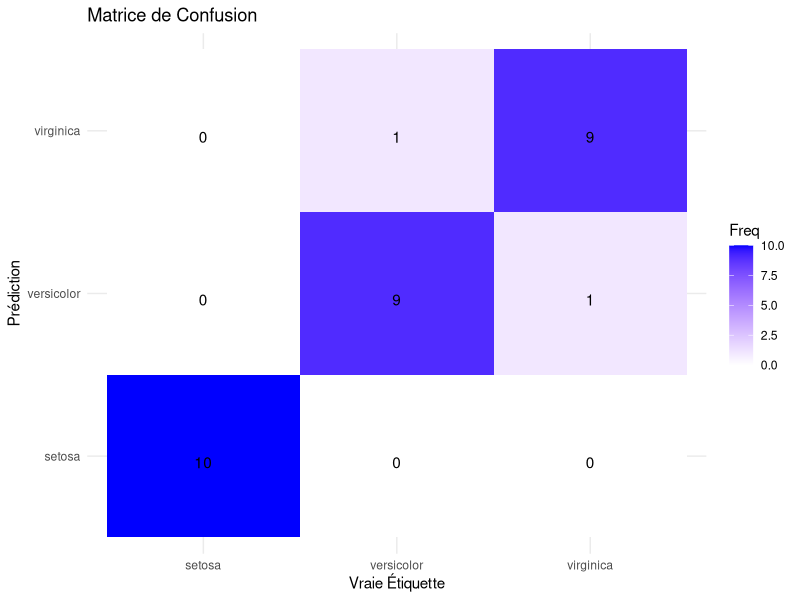

Recreate this plot in R.
# Machine Learning
# Installer les packages nécessaires (si ce n'est pas déjà fait)
install.packages("caret")
install.packages("randomForest")
install.packages("ggplot2")
install.packages("e1071")

# Charger les bibliothèques
library(caret)
library(randomForest)
library(ggplot2)

# Charger les données Iris
data(iris)
# Séparation des données en ensembles d'entraînement (80%) et de test (20%)
set.seed(42)
trainIndex <- createDataPartition(iris$Species, p = 0.8, list = FALSE)
trainData <- iris[trainIndex, ]
testData <- iris[-trainIndex, ]
# Entraînement du modèle Random Forest
set.seed(42)
model <- randomForest(Species ~ ., data = trainData, ntree = 100)
# Prédiction sur l'ensemble de test
predictions <- predict(model, testData)
# Création de la matrice de confusion
confusionMatrix <- confusionMatrix(predictions, testData$Species)
print(confusionMatrix)
# Conversion de la matrice de confusion en DataFrame pour ggplot
confMatrix <- as.data.frame(confusionMatrix$table)
names(confMatrix) <- c("Reference", "Prediction", "Freq")


# Visualisation avec ggplot2
ggplot(data = confMatrix, aes(x = Reference, y = Prediction, fill = Freq)) +
  geom_tile() +
  geom_text(aes(label = Freq), vjust = 1) +
  scale_fill_gradient(low = "white", high = "blue") +
  labs(title = "Matrice de Confusion", x = "Vraie Étiquette", y = "Prédiction") +
  theme_minimal()

                
                